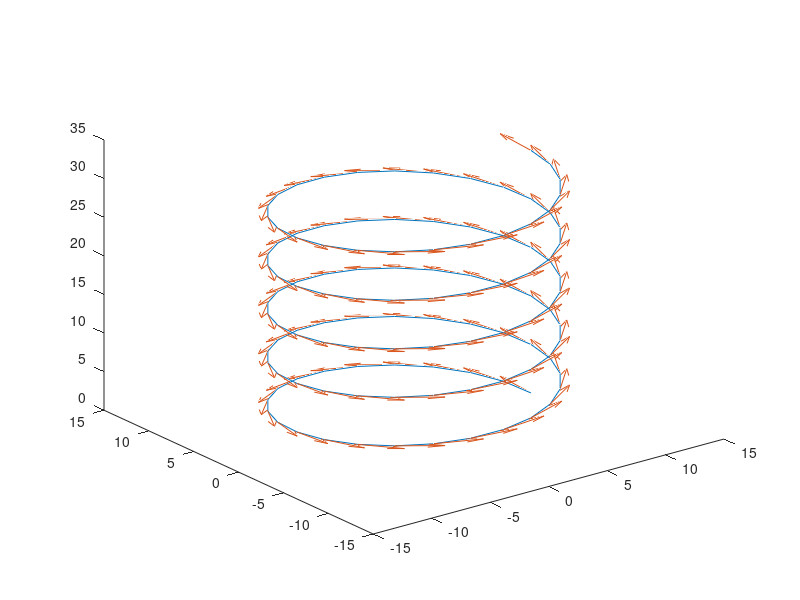

Write the MATLAB code that produced this figure.
clc
clear

%% helicoidal traj
center = [0 0 0]';
ro = 10; % radius
du_deg = 15;
du_rad = deg2rad(du_deg);
lambda = 1; % if 0 we have circular traj

u = 0:du_rad:10*pi;
path = [center(1) + ro .* cos(u);
        center(2) + ro .* sin(u);
        center(3) + lambda .* u]; 


T = [-ro .* sin(u);
    ro .* cos(u);
    lambda * ones(size(u))];
T = T ./ norm(T);

N = [-ro .* cos(u);
    -ro .* sin(u);
    zeros(size(u));];
N = N ./ norm(N);

B = cross(T, N);

figure;
plot3(path(1, :), path(2, :), path(3, :));
hold on;
quiver3(path(1, :), path(2, :), path(3, :), T(1, :), T(2, :), T(3, :));
% quiver3(path(1, :), path(2, :), path(3, :), N(1, :), N(2, :), N(3, :));
% quiver3(path(1, :), path(2, :), path(3, :), B(1, :), B(2, :), B(3, :));

T_vector_norm = norm(T(:, 1)); % norm of vector in first position (just to check one)
N_vector_norm = norm(N(:, 1)); % norm of vector in first position (just to check one)
T_vector_norm
N_vector_norm
